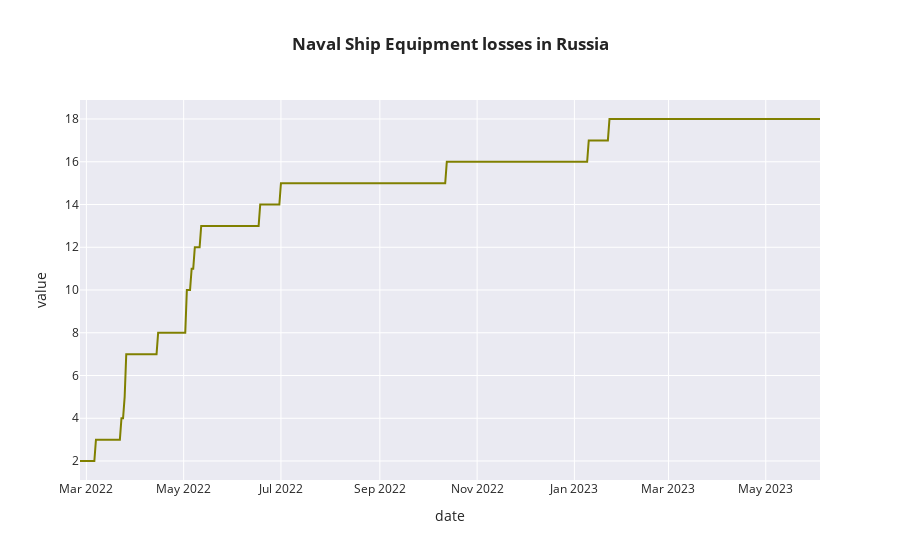

Notebook cell for this chart:
### Code cell
fig=px.line(df2,x='date',y=['naval ship'],template='seaborn',color_discrete_sequence=['olive'],title='<b>Naval Ship Equipment losses in Russia')
fig.update_traces(showlegend=False)
fig.show()

### Figure 1 — Plotly figure (JSON) as saved in the notebook; plotly's stock layout.template omitted (floating-point values rounded to 4 significant figures; data arrays with more than 128 entries replaced by an {"elided": "..."} marker saying what was removed)
{"data": [{"hovertemplate": "variable=naval ship<br>date=%{x}<br>value=%{y}<extra></extra>", "legendgroup": "naval ship", "line": {"color": "olive", "dash": "solid"}, "marker": {"symbol": "circle"}, "mode": "lines", "name": "naval ship", "orientation": "v", "showlegend": false, "type": "scatter", "x": {"elided": "465 str values"}, "xaxis": "x", "y": {"elided": "465 int values"}, "yaxis": "y"}], "layout": {"legend": {"title": {"text": "variable"}, "tracegroupgap": 0}, "title": {"text": "<b>Naval Ship Equipment losses in Russia"}, "xaxis": {"anchor": "y", "domain": [0, 1], "title": {"text": "date"}}, "yaxis": {"anchor": "x", "domain": [0, 1], "title": {"text": "value"}}}}
